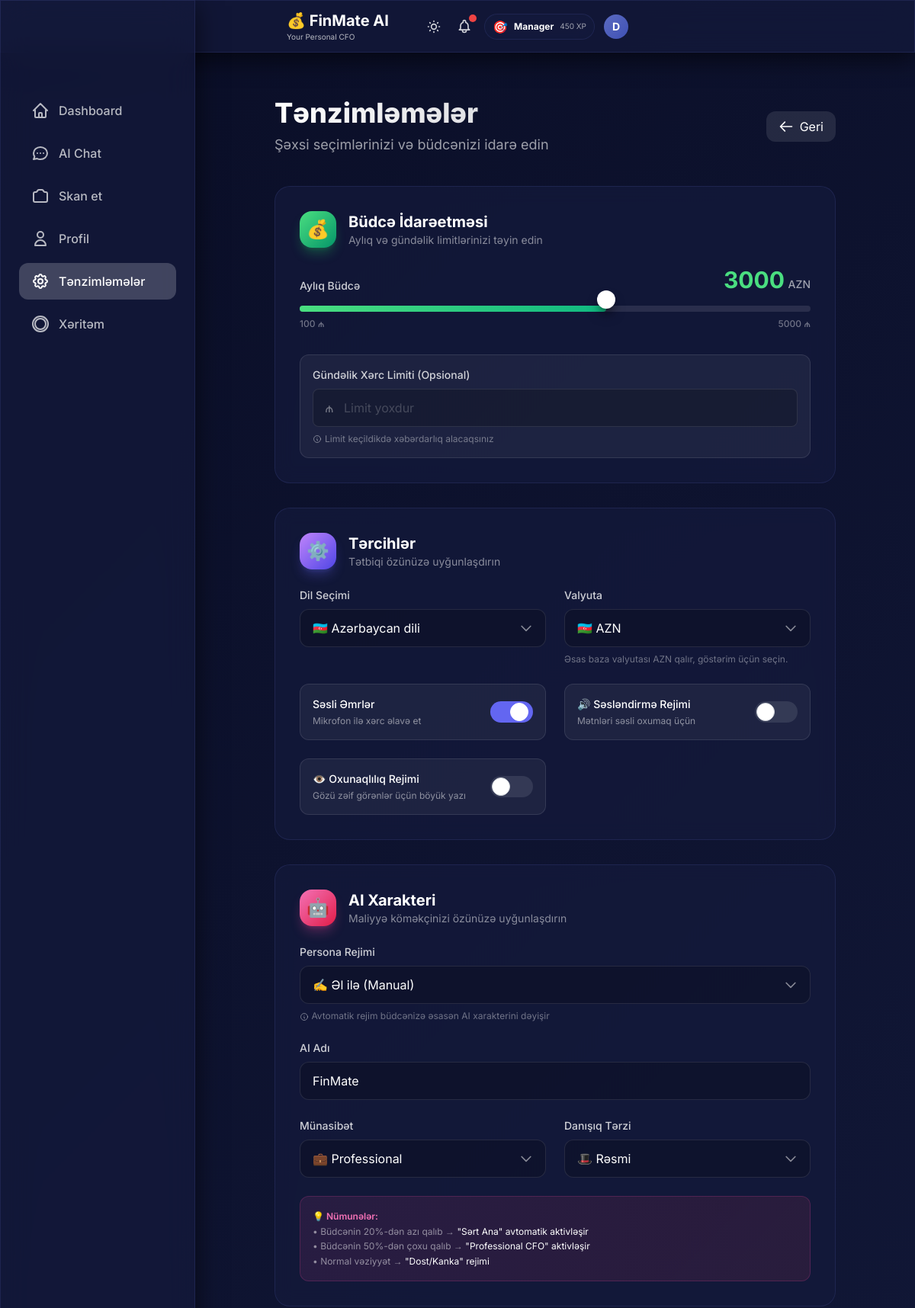
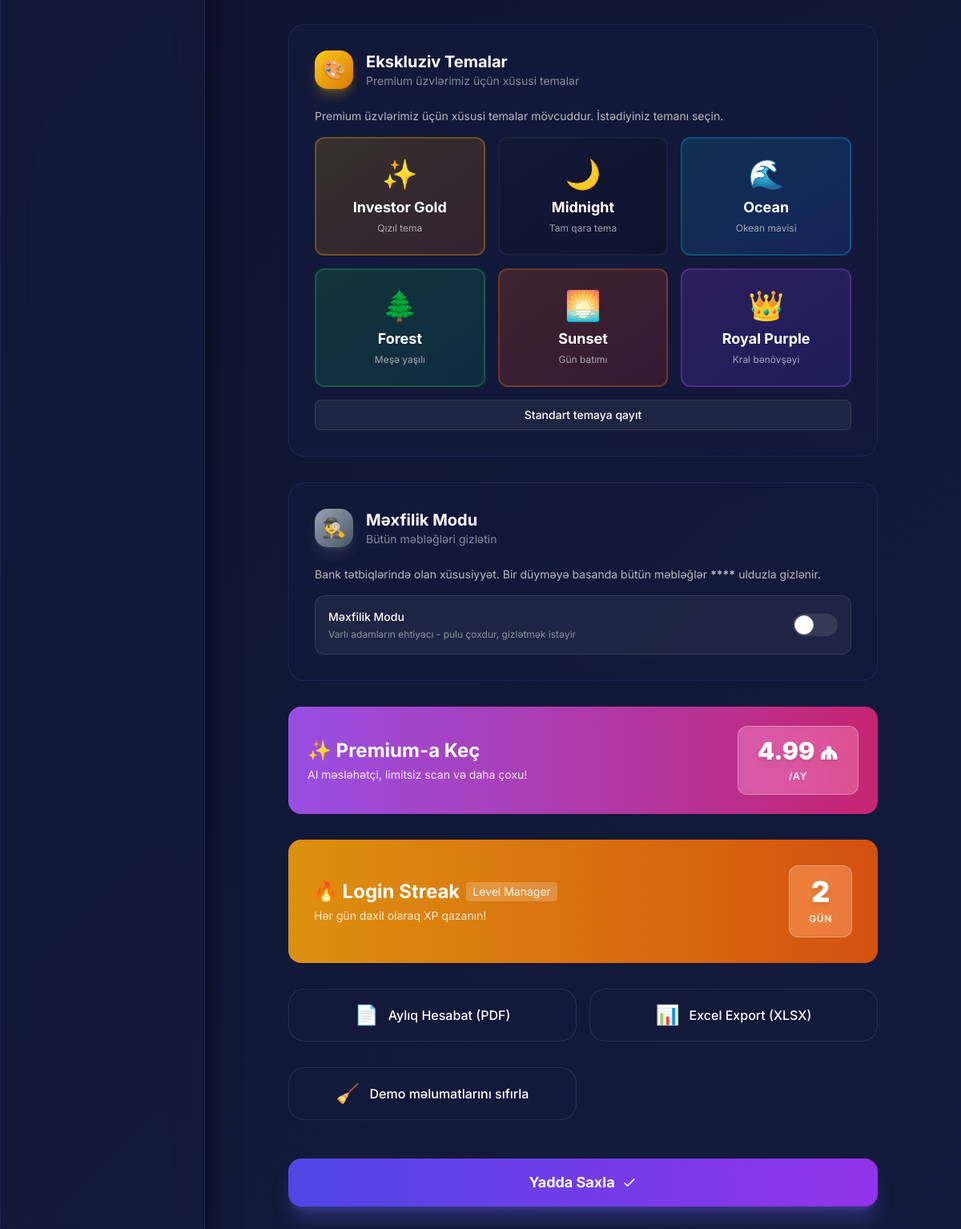
The app's page /settings, older data (2 pictures, top to bottom).
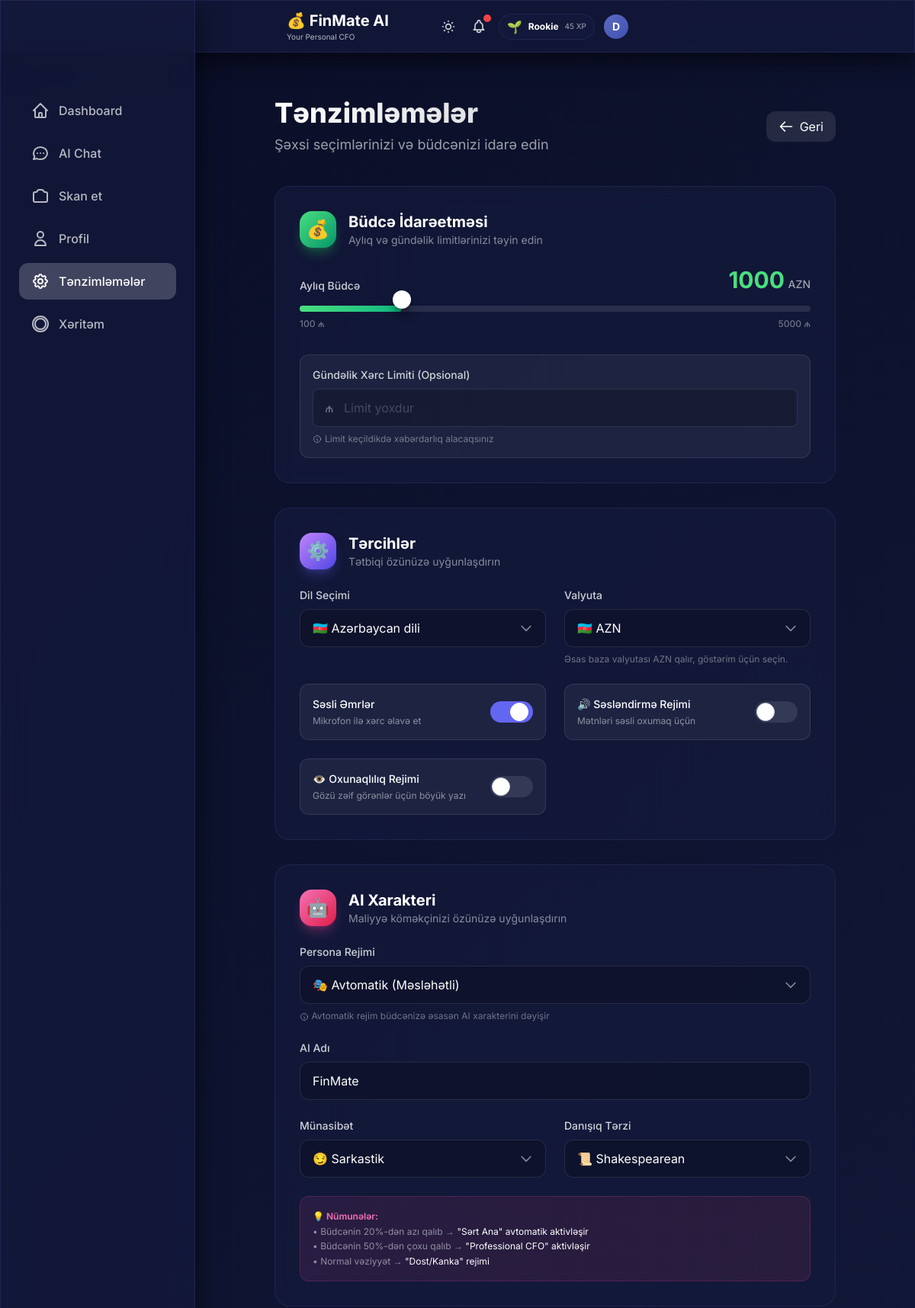
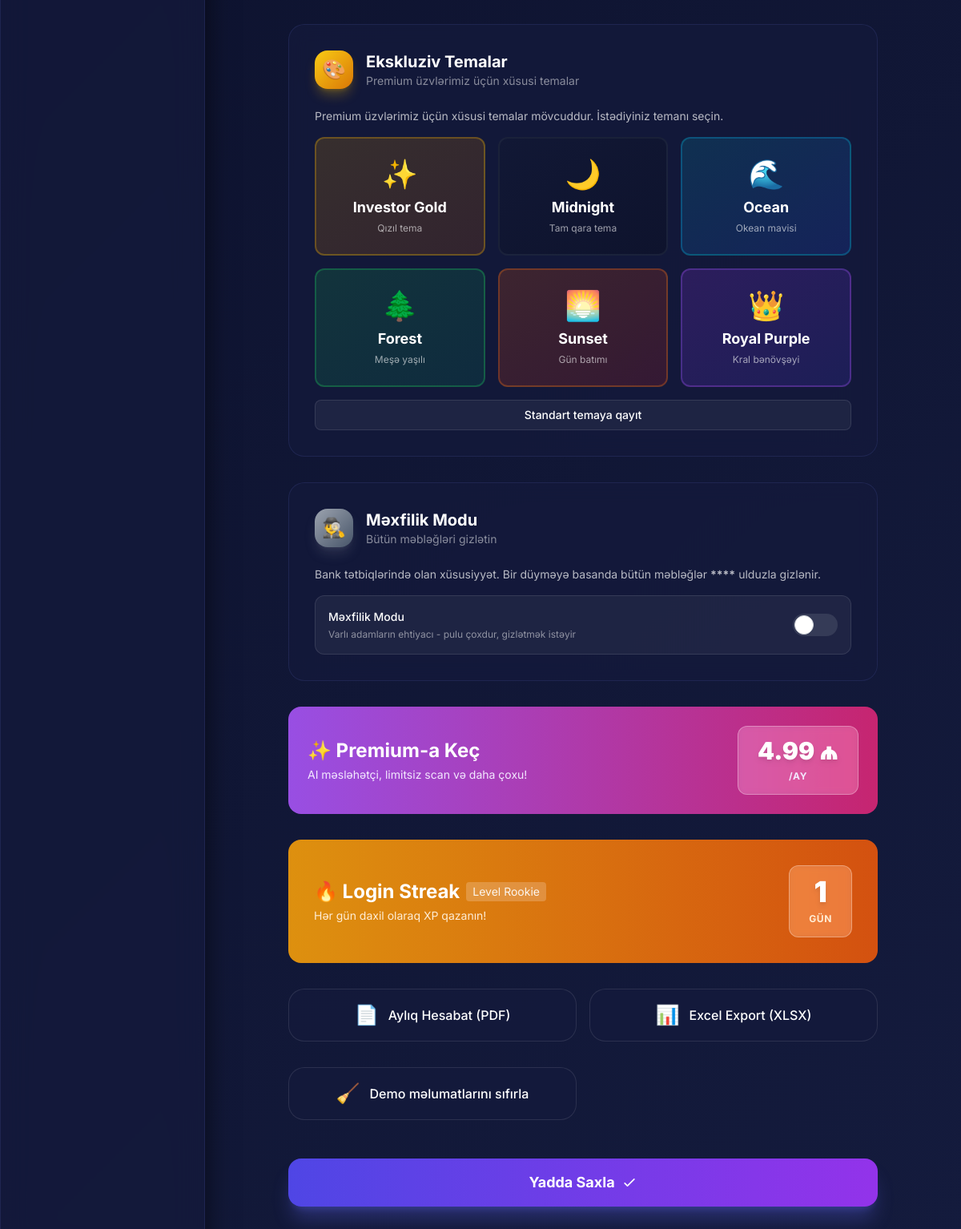
The same page, newer data (2 pictures, top to bottom).
### models.py (models this page shows, shortened)
class User(Base):
    __tablename__ = "users"
    id = Column(Integer, primary_key=True, index=True)
    username = Column(String, unique=True, index=True, nullable=False)
    monthly_budget = Column(Float, default=1000.0)
    xp_points = Column(Integer, default=0)
    level_title = Column(String, default="Rookie")
    preferred_language = Column(String, default="az")  # az, en, ru
    voice_enabled = Column(Boolean, default=True)
    daily_budget_limit = Column(Float, nullable=True)
    currency = Column(String, default="AZN")  # Display/Base currency
    personality_mode = Column(String, default="normal")  # normal, mom, strict
    is_premium = Column(Boolean, default=False)  # Premium subscription status
    readability_mode = Column(Boolean, default=False)  # Accessibility mode for vision-impaired users
    ai_name = Column(String, default="FinMate")  # Customizable AI name
    ai_attitude = Column(String, default="Professional")  # Strict, Funny, Sarcastic, Supportive
    ai_style = Column(String, default="Formal")  # Slang, Shakespearean, Dialect, Short
    ai_persona_mode = Column(String, default="Auto")  # Auto (behavioral profiling) or Manual
    login_streak = Column(Integer, default=0)
    last_login_date = Column(Date, nullable=True)
    created_at = Column(DateTime, default=datetime.utcnow)
    expenses = relationship("Expense", back_populates="user", cascade="all, delete-orphan")
    chat_messages = relationship("ChatMessage", back_populates="user", cascade="all, delete-orphan")
    xp_logs = relationship("XPLog", back_populates="user", cascade="all, delete-orphan")

### main.py (the view)
@app.get("/settings", response_class=HTMLResponse)
async def settings_page(request: Request, db: Session = Depends(get_db)):
    user = get_current_user(db)
    return templates.TemplateResponse("settings.html", {
        "request": request,
        "user": user
    })

### templates/settings.html (shortened to what the changed rows need)
{% extends "base.html" %}
{% block content %}
<div class="max-w-3xl mx-auto px-2 sm:px-4 py-4 sm:py-8">
    <div class="flex flex-col sm:flex-row items-start sm:items-center justify-between mb-6 sm:mb-10 slide-up gap-3">
        <div class="flex-1 min-w-0">
            <h1 class="text-2xl sm:text-4xl font-extrabold text-transparent bg-clip-text bg-gradient-to-r from-white to-white/70">
            </h1>
        </div>
    </div>
    <form hx-post="/api/settings" hx-swap="none" class="space-y-8">
        <div class="glass-card p-4 sm:p-6 md:p-8 slide-up" style="animation-delay: 0.1s">
            <div class="flex items-center gap-3 sm:gap-4 mb-4 sm:mb-6">
                <div class="min-w-0 flex-1">
                    <h2 class="text-lg sm:text-xl font-bold text-white">Büdcə İdarəetməsi</h2>
                </div>
            </div>
            <div class="space-y-8">
                <div>
                    <div class="flex justify-between items-end mb-3 sm:mb-4">
                        <div class="text-right">
                            <span id="budget-display" class="text-2xl sm:text-3xl font-bold text-green-400">{{
                                "%.0f"|format(user.monthly_budget) }}</span>
                            <span class="text-white/60 text-xs sm:text-sm font-medium">AZN</span>
                        </div>
                    </div>
                    <div class="relative h-2 bg-white/10 rounded-full">
                        <div id="budget-progress"
                            class="absolute top-0 left-0 h-full bg-gradient-to-r from-green-400 to-emerald-500 rounded-full transition-all duration-150"
                            style="width: {{ (user.monthly_budget / 5000) * 100 }}%"></div>
                        <div id="budget-thumb"
                            class="absolute top-1/2 -mt-3 w-6 h-6 bg-white rounded-full shadow-lg shadow-black/50 transition-all duration-150 pointer-events-none"
                            style="left: {{ (user.monthly_budget / 5000) * 100 }}%; transform: translateX(-50%) translateY(-50%);">
                        </div>
                    </div>
                </div>
            </div>
        </div>
        <div class="glass-card p-4 sm:p-6 md:p-8 slide-up" style="animation-delay: 0.2s">
            <div class="flex items-center gap-3 sm:gap-4 mb-4 sm:mb-6">
                <div class="min-w-0 flex-1">
                    <h2 class="text-lg sm:text-xl font-bold text-white">Tərcihlər</h2>
                </div>
            </div>
            <div class="space-y-6">
                <div class="grid grid-cols-1 md:grid-cols-2 gap-4 sm:gap-6">
                    <div>
                        <div class="relative">
                            <select name="preferred_language"
                                class="w-full bg-black/20 text-white px-4 py-3 rounded-xl border border-white/10 focus:border-indigo-500 focus:ring-1 focus:ring-indigo-500 outline-none appearance-none cursor-pointer transition-all">
                                <option value="az" class="bg-gray-900" {% if user.preferred_language=='az' %}selected{%
                                    endif %}>🇦🇿 Azərbaycan dili</option>
                            </select>
                            <div class="absolute right-4 top-1/2 -translate-y-1/2 pointer-events-none text-white/50">
                                <svg class="w-5 h-5" fill="none" stroke="currentColor" viewBox="0 0 24 24">
                                    <path stroke-linecap="round" stroke-linejoin="round" stroke-width="2"
                                        d="M19 9l-7 7-7-7"></path>
                                </svg>
                            </div>
                        </div>
                    </div>
                    <div>
                        <div class="relative">
                            {% set curr = user.currency or 'AZN' %}
                            <select name="currency"
                                class="w-full bg-black/20 text-white px-4 py-3 rounded-xl border border-white/10 focus:border-indigo-500 focus:ring-1 focus:ring-indigo-500 outline-none appearance-none cursor-pointer transition-all">
                                <option value="AZN" class="bg-gray-900" {% if curr=='AZN' %}selected{% endif %}>🇦🇿 AZN
                                </option>
                            </select>
                            <div class="absolute right-4 top-1/2 -translate-y-1/2 pointer-events-none text-white/50">
                                <svg class="w-5 h-5" fill="none" stroke="currentColor" viewBox="0 0 24 24">
                                    <path stroke-linecap="round" stroke-linejoin="round" stroke-width="2"
                                        d="M19 9l-7 7-7-7"></path>
                                </svg>
                            </div>
                        </div>
                    </div>
                </div>
            </div>
        </div>
        <div class="glass-card p-8 slide-up" style="animation-delay: 0.25s">
            <div class="flex items-center gap-4 mb-6">
                <div>
                    <h2 class="text-xl font-bold text-white">AI Xarakteri</h2>
                </div>
            </div>
            <div class="space-y-6">
                <div>
                    <div class="relative">
                        <select name="ai_persona_mode"
                            class="w-full bg-black/20 text-white px-4 py-3 rounded-xl border border-white/10 focus:border-pink-500 focus:ring-1 focus:ring-pink-500 outline-none appearance-none cursor-pointer transition-all">
                            <option value="Auto" class="bg-gray-900" {% if user.ai_persona_mode=='Auto' %}selected{%
                                endif %}>🎭 Avtomatik (Məsləhətli)</option>
                            <option value="Manual" class="bg-gray-900" {% if user.ai_persona_mode=='Manual' %}selected{%
                                endif %}>✍️ Əl ilə (Manual)</option>
                        </select>
                        <div class="absolute right-4 top-1/2 -translate-y-1/2 pointer-events-none text-white/50">
                            <svg class="w-5 h-5" fill="none" stroke="currentColor" viewBox="0 0 24 24">
                                <path stroke-linecap="round" stroke-linejoin="round" stroke-width="2"
                                    d="M19 9l-7 7-7-7"></path>
                            </svg>
                        </div>
                    </div>
                </div>
                <div>
                    <label class="block text-sm font-medium text-white/80 mb-2">AI Adı</label>
                    <input type="text" name="ai_name" value="{{ user.ai_name or 'FinMate' }}" placeholder="FinMate"
                        class="w-full bg-black/20 text-white px-4 py-3 rounded-xl border border-white/10 focus:border-pink-500 focus:ring-1 focus:ring-pink-500 outline-none transition-all placeholder-white/20">
                </div>
                <div class="grid grid-cols-1 md:grid-cols-2 gap-6">
                    <div>
                        <div class="relative">
                            <select name="ai_attitude"
                                class="w-full bg-black/20 text-white px-4 py-3 rounded-xl border border-white/10 focus:border-pink-500 focus:ring-1 focus:ring-pink-500 outline-none appearance-none cursor-pointer transition-all">
                                <option value="Professional" class="bg-gray-900" {% if user.ai_attitude=='Professional'
                                    %}selected{% endif %}>💼 Professional</option>
                                <option value="Sarcastic" class="bg-gray-900" {% if user.ai_attitude=='Sarcastic'
                                    %}selected{% endif %}>😏 Sarkastik</option>
                            </select>
                            <div class="absolute right-4 top-1/2 -translate-y-1/2 pointer-events-none text-white/50">
                                <svg class="w-5 h-5" fill="none" stroke="currentColor" viewBox="0 0 24 24">
                                    <path stroke-linecap="round" stroke-linejoin="round" stroke-width="2"
                                        d="M19 9l-7 7-7-7"></path>
                                </svg>
                            </div>
                        </div>
                    </div>
                    <div>
                        <div class="relative">
                            <select name="ai_style"
                                class="w-full bg-black/20 text-white px-4 py-3 rounded-xl border border-white/10 focus:border-pink-500 focus:ring-1 focus:ring-pink-500 outline-none appearance-none cursor-pointer transition-all">
                                <option value="Formal" class="bg-gray-900" {% if user.ai_style=='Formal' %}selected{%
                                    endif %}>🎩 Rəsmi</option>
                                <option value="Shakespearean" class="bg-gray-900" {% if user.ai_style=='Shakespearean'
                                    %}selected{% endif %}>📜 Shakespearean</option>
                            </select>
                            <div class="absolute right-4 top-1/2 -translate-y-1/2 pointer-events-none text-white/50">
                                <svg class="w-5 h-5" fill="none" stroke="currentColor" viewBox="0 0 24 24">
                                    <path stroke-linecap="round" stroke-linejoin="round" stroke-width="2"
                                        d="M19 9l-7 7-7-7"></path>
                                </svg>
                            </div>
                        </div>
                    </div>
                </div>
            </div>
        </div>
        {% if user.is_premium %}
        <div id="themes" class="glass-card p-8 slide-up" style="animation-delay: 0.3s">
            <div class="flex items-center gap-4 mb-6">
                <div>
                    <h2 class="text-xl font-bold text-white">Ekskluziv Temalar</h2>
                </div>
            </div>
        </div>
        <div class="glass-card p-8 slide-up" style="animation-delay: 0.35s">
            <div class="flex items-center gap-4 mb-6">
                <div>
                    <h2 class="text-xl font-bold text-white">Məxfilik Modu</h2>
                </div>
            </div>
        </div>
        {% endif %}
        <div class="relative overflow-hidden rounded-2xl p-6 slide-up group"
            style="animation-delay: 0.25s; cursor: pointer;" onclick="openPremiumModal()">
            <div class="relative z-10 flex items-center justify-between">
                <div>
                    <h2 class="text-2xl font-bold text-white mb-1 flex items-center gap-2">
                        ✨ Premium-a Keç
                    </h2>
                </div>
            </div>
        </div>
        <div class="relative overflow-hidden rounded-2xl p-8 slide-up group" style="animation-delay: 0.3s">
            <div class="relative z-10 flex items-center justify-between">
                <div>
                    <h2 class="text-2xl font-bold text-white mb-1 flex items-center gap-2">
                        🔥 Login Streak
                        <span class="text-sm bg-white/20 px-2 py-0.5 rounded text-white/90 font-normal">Level {{
                            user.level_title }}</span>
                    </h2>
                </div>
                <div class="text-center bg-white/20 backdrop-blur-sm rounded-xl px-6 py-3 border border-white/30">
                    <span class="block text-4xl font-black text-white drop-shadow-md">{{ user.login_streak }}</span>
                    <span class="text-xs font-bold text-orange-100 uppercase tracking-wider">Gün</span>
                </div>
            </div>
        </div>
    </form>
</div>
{% endblock %}

### templates/base.html (shortened to what the changed rows need)
<!DOCTYPE html>
<html lang="en" data-theme="dark">
<head>
    <link href="https://cdn.jsdelivr.net/npm/daisyui@4.4.19/dist/full.min.css" rel="stylesheet" type="text/css" />
    <script src="https://cdn.tailwindcss.com"></script>
</head>
<body>
    <div class="glass fixed top-0 left-0 right-0 z-40 px-2 sm:px-4 py-2 sm:py-3">
        <div class="flex items-center justify-between max-w-md mx-auto">
            <div class="min-w-0 flex-1">
                <h1 class="text-lg sm:text-xl font-bold text-white truncate">💰 FinMate AI</h1>
            </div>
            <div class="flex items-center gap-2 sm:gap-3 relative flex-shrink-0">
                {% if user and user.xp_points is defined %}
                <div
                    class="hidden sm:flex items-center gap-1.5 sm:gap-2 glass-card px-2 sm:px-2.5 py-0.5 sm:py-1 rounded-full">
                    <span class="text-sm sm:text-base">{% if user.level_title == 'Rookie' %}🌱{% elif user.level_title
                        == 'Saver'
                        %}💰{% elif user.level_title == 'Analyst' %}📊{% elif user.level_title == 'Manager' %}🎯{%
                        elif
                        user.level_title == 'CFO' %}👑{% else %}⭐{% endif %}</span>
                    <span class="text-[10px] sm:text-xs font-bold text-white hidden md:inline">{{ user.level_title
                        }}</span>
                    <span class="text-[9px] sm:text-[10px] text-white/60">{{ user.xp_points }} XP</span>
                </div>
                {% endif %}
                <a href="/profile" class="relative flex-shrink-0 group">
                    <div id="user-avatar"
                        class="w-7 h-7 sm:w-8 sm:h-8 rounded-full flex items-center justify-center text-white font-bold text-xs sm:text-sm transition-all duration-400 group-hover:scale-110"
                        style="background: linear-gradient(135deg, var(--accent-primary), var(--accent-secondary));">
                        {{ user.username[0].upper() if user else 'D' }}
                    </div>
                </a>
            </div>
        </div>
    </div>
    <div class="pt-24 pb-8 px-4">
        <div class="w-full lg:max-w-7xl mx-auto">
            {% block content %}{% endblock %}
        </div>
    </div>
</body>
</html>
</html>

Row changes from the older to the newer data that the page shows:
changed User "🇦🇿 Azərbaycan dili": level_title "Manager" → "Rookie"; xp_points "450" → "45"; monthly_budget "3000" → "1000"; ai_persona_mode "✍️ Əl ilə (Manual)" → "🎭 Avtomatik (Məsləhətli)"; ai_attitude "💼 Professional" → "😏 Sarkastik"; ai_style "🎩 Rəsmi" → "📜 Shakespearean"; login_streak "2" → "1"
